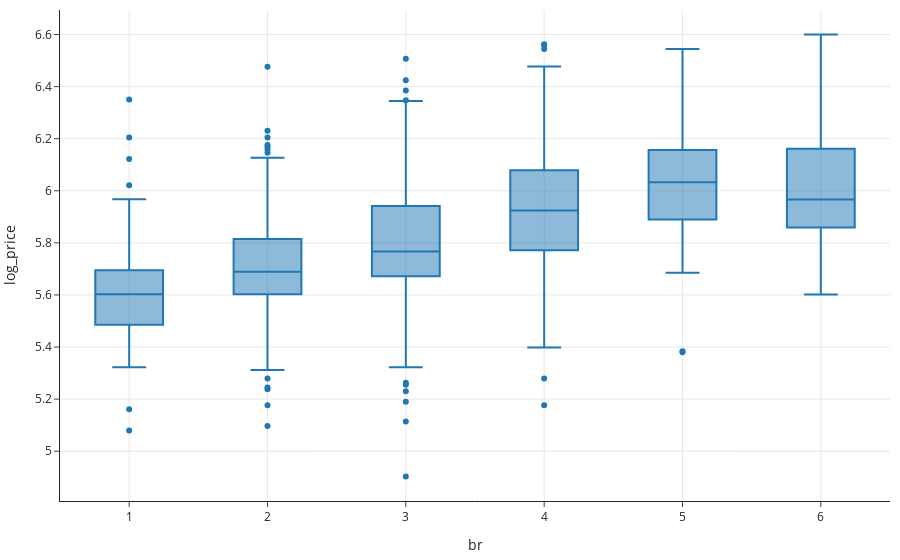

Notebook code for this chart:
### Markdown cell above
We demonstrate how to fit a model with two categorical variables: the number of bedrooms and the city. Recall that we earlier reassigned the count of bedrooms that were above 6 to 6, which essentially collapses 6, 7, 8, ... into the category, 6+. Below is a box plot of price (log \$) by bedrooms.

### Code cell
fig = px.box(sfh, x="br", y="log_price")

fig

### Figure 1 — Plotly figure (JSON) as saved in the notebook; plotly's stock layout.template omitted (floating-point values rounded to 4 significant figures; data arrays with more than 128 entries replaced by an {"elided": "..."} marker saying what was removed)
{"data": [{"alignmentgroup": "True", "hovertemplate": "br=%{x}<br>log_price=%{y}<extra></extra>", "legendgroup": "", "marker": {"color": "#1F77B4"}, "name": "", "notched": false, "offsetgroup": "", "orientation": "v", "showlegend": false, "type": "box", "x": {"elided": "2667 int values"}, "x0": " ", "xaxis": "x", "y": {"elided": "2667 float values"}, "y0": " ", "yaxis": "y"}], "layout": {"autosize": true, "boxmode": "group", "legend": {"tracegroupgap": 0}, "xaxis": {"anchor": "y", "autorange": true, "domain": [0, 1], "range": [0.5, 6.5], "title": {"text": "br"}, "type": "linear"}, "yaxis": {"anchor": "x", "autorange": true, "domain": [0, 1], "range": [4.809, 6.694], "title": {"text": "log_price"}, "type": "linear"}}}
